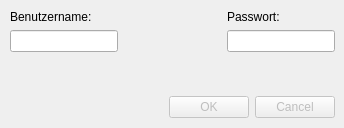
<?xml version="1.0" encoding="UTF-8"?>
<ui version="4.0">
 <class>PwduiDialog</class>
 <widget class="QDialog" name="PwduiDialog">
  <property name="geometry">
   <rect>
    <x>0</x>
    <y>0</y>
    <width>344</width>
    <height>128</height>
   </rect>
  </property>
  <property name="windowTitle">
   <string>Benutzername und Passwort setzen</string>
  </property>
  <widget class="QWidget" name="layoutWidget">
   <property name="geometry">
    <rect>
     <x>10</x>
     <y>10</y>
     <width>325</width>
     <height>108</height>
    </rect>
   </property>
   <layout class="QVBoxLayout" name="verticalLayout_3">
    <item>
     <layout class="QHBoxLayout" name="horizontalLayout">
      <item>
       <layout class="QVBoxLayout" name="verticalLayout">
        <item>
         <widget class="QLabel" name="label">
          <property name="text">
           <string>Benutzername:</string>
          </property>
         </widget>
        </item>
        <item>
         <widget class="QLineEdit" name="lineEdit"/>
        </item>
       </layout>
      </item>
      <item>
       <spacer name="horizontalSpacer">
        <property name="orientation">
         <enum>Qt::Horizontal</enum>
        </property>
        <property name="sizeHint" stdset="0">
         <size>
          <width>13</width>
          <height>20</height>
         </size>
        </property>
       </spacer>
      </item>
      <item>
       <layout class="QVBoxLayout" name="verticalLayout_2">
        <item>
         <widget class="QLabel" name="label_2">
          <property name="text">
           <string>Passwort:</string>
          </property>
         </widget>
        </item>
        <item>
         <widget class="QLineEdit" name="lineEdit_2">
          <property name="inputMethodHints">
           <set>Qt::ImhHiddenText|Qt::ImhNoAutoUppercase|Qt::ImhNoPredictiveText</set>
          </property>
          <property name="echoMode">
           <enum>QLineEdit::Password</enum>
          </property>
         </widget>
        </item>
       </layout>
      </item>
     </layout>
    </item>
    <item>
     <spacer name="verticalSpacer">
      <property name="orientation">
       <enum>Qt::Vertical</enum>
      </property>
      <property name="sizeHint" stdset="0">
       <size>
        <width>20</width>
        <height>13</height>
       </size>
      </property>
     </spacer>
    </item>
    <item>
     <widget class="QDialogButtonBox" name="buttonBox">
      <property name="enabled">
       <bool>false</bool>
      </property>
      <property name="orientation">
       <enum>Qt::Horizontal</enum>
      </property>
      <property name="standardButtons">
       <set>QDialogButtonBox::Cancel|QDialogButtonBox::Ok</set>
      </property>
     </widget>
    </item>
   </layout>
  </widget>
 </widget>
 <resources/>
 <connections>
  <connection>
   <sender>buttonBox</sender>
   <signal>accepted()</signal>
   <receiver>PwduiDialog</receiver>
   <slot>accept()</slot>
   <hints>
    <hint type="sourcelabel">
     <x>109</x>
     <y>116</y>
    </hint>
    <hint type="destinationlabel">
     <x>157</x>
     <y>127</y>
    </hint>
   </hints>
  </connection>
  <connection>
   <sender>buttonBox</sender>
   <signal>rejected()</signal>
   <receiver>PwduiDialog</receiver>
   <slot>reject()</slot>
   <hints>
    <hint type="sourcelabel">
     <x>177</x>
     <y>116</y>
    </hint>
    <hint type="destinationlabel">
     <x>286</x>
     <y>127</y>
    </hint>
   </hints>
  </connection>
 </connections>
</ui>
